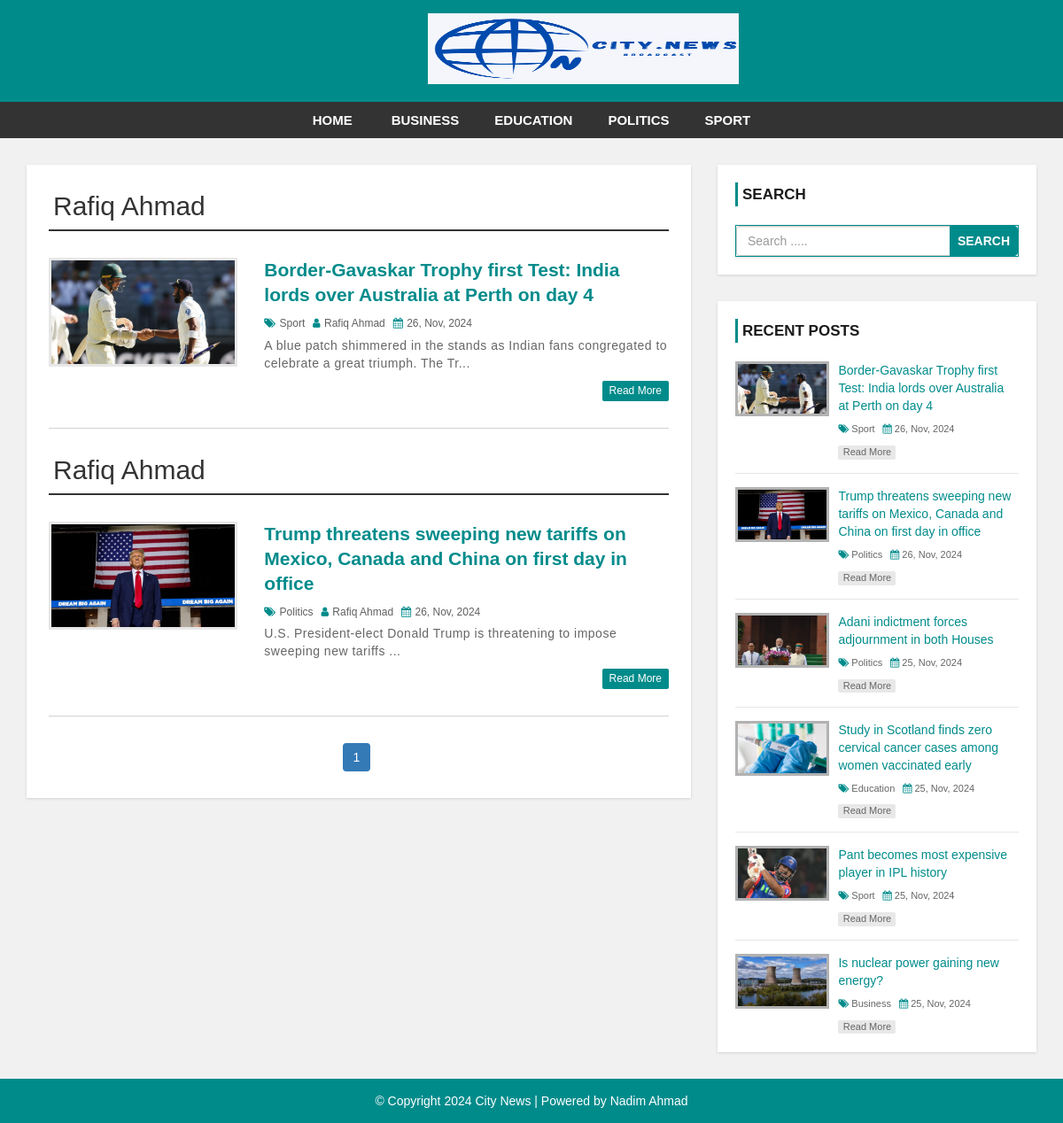
The app's page /author.php?id=27 with its own data.
### tables this page shows
CREATE TABLE `setting` (
  `id` int(11) NOT NULL,
  `website_name` varchar(50) DEFAULT NULL,
  `logo` varchar(255) DEFAULT NULL,
  `footer` varchar(200) DEFAULT NULL
);

CREATE TABLE `category` (
  `category_id` int(11) NOT NULL,
  `category_name` varchar(100) NOT NULL,
  `post` int(11) NOT NULL DEFAULT 0
);

CREATE TABLE `post` (
  `post_id` int(11) NOT NULL,
  `title` varchar(100) NOT NULL,
  `description` varchar(500) NOT NULL,
  `category` varchar(100) NOT NULL,
  `post_date` varchar(50) NOT NULL,
  `author` int(11) NOT NULL,
  `post_img` varchar(100) NOT NULL
);

CREATE TABLE `user` (
  `user_id` int(10) UNSIGNED NOT NULL,
  `first_name` varchar(30) NOT NULL,
  `last_name` varchar(30) NOT NULL,
  `username` varchar(30) DEFAULT NULL,
  `password` varchar(40) DEFAULT NULL,
  `role` int(11) NOT NULL
);

### config.php (called while the page is built, shortened)
<?php
$hostname = "http://localhost/city-news";
?>

### author.php (the view, shortened to what this page needs)
<?php include 'header.php'; ?>
    <div id="main-content">
      <div class="container">
        <div class="row">
            <div class="col-md-8">
                <div class="post-container">
                <?php
                    include "admin/config.php";
                    $limit = 10;
                    if(isset($_GET['page'])) {
                        $page = mysqli_real_escape_string($conn, $_GET['page']);
                        } else {
                            $page = 1;
                        }
                    $offset = ($page-1)*$limit;
                    if(isset($_GET['id'])) {
                        $authId = mysqli_real_escape_string($conn, $_GET['id']);
                    }
                    $sql = "SELECT post.post_id, post.title, post.description, post.author as a_id, post.category as cat_id, post.post_date, post.post_img, category.category_name, user.first_name, user.last_name FROM post
                    LEFT JOIN category ON post.category = category.category_id
                    LEFT JOIN user ON post.author = user.user_id
                    WHERE post.author = {$authId}
                    ORDER BY post_id DESC LIMIT {$offset},{$limit}";
                    $result = mysqli_query($conn, $sql) or die("Query Failed");
                    if(mysqli_num_rows($result) > 0) {
                        while($row = mysqli_fetch_assoc($result)) {
                ?>
                  <h2 class="page-heading"><?=$row['first_name']." ".$row['last_name']?></h2>
                    <div class="post-content">
                        <div class="row">
                            <div class="col-md-4">
                                <a class="post-img" href="single.php?id=<?=$row['post_id']?>"><img src="admin/upload/<?=$row['post_img']?>" alt=""/></a>
                            </div>
                            <div class="col-md-8">
                                <div class="inner-content clearfix">
                                    <h3><a href='single.php?id=<?=$row['post_id']?>'><?=$row['title']?></a></h3>
                                    <div class="post-information">
                                        <span>
                                            <i class="fa fa-tags" aria-hidden="true"></i>
                                            <a href='category.php?id=<?=$row['cat_id']?>'><?=$row['category_name']?></a>
                                        </span>
                                        <span>
                                            <i class="fa fa-user" aria-hidden="true"></i>
                                            <a href='author.php?id=<?=$row['a_id']?>'><?=$row['first_name']." ".$row['last_name']?></a>
                                        </span>
                                        <span>
                                            <i class="fa fa-calendar" aria-hidden="true"></i>
                                            <?=$row['post_date']?>
                                        </span>
                                    </div>
                                    <p class="description">
                                    <?=substr($row['description'], 0, 100)."..."?>
                                    </p>
                                    <a class='read-more pull-right' href='single.php?id=<?=$row['post_id']?>'>read more</a>
                                </div>
                            </div>
                        </div>
                    </div>
                    <?php
                        }
                        } else {
                            echo "<h2>No Record Found</h2>";
                        }
                        $sql1 = $sql1 = "SELECT * FROM post WHERE author={$authId}";
                        $result1 = mysqli_query($conn, $sql1) or die("Query Failed.");
                        if(mysqli_num_rows($result1) > 0) {
                            $total_records = mysqli_num_rows($result1);
                            $total_pages = ceil($total_records / $limit);
                            echo "<ul class='pagination admin-pagination'>";
                            for($i=1; $i<=$total_pages; $i++) {
                                if($page == $i) {
                                    $active = "active";
                                } else {
                                    $active = "";
                                }
                                echo "<li class='{$active}'><a href='author.php?id=".$authId."&page={$i}'>{$i}</a></li>";
                            }
                            echo "</ul>";
                        }
                    ?>
                </div>
            </div>
            <?php include 'sidebar.php'; ?>
        </div>
      </div>
    </div>
 <?php include 'footer.php'; ?>

### header.php (shortened to what this page needs)
<?php
include "admin/config.php";
?>
<!DOCTYPE html>
<html lang="en">
<head>
    <link rel="stylesheet" href="css/bootstrap.min.css" />
    <link rel="stylesheet" href="css/font-awesome.css">
    <link rel="stylesheet" href="css/style.css">
</head>
<body>
<div id="header">
    <div class="container">
        <div class="row">
            <div class=" col-md-offset-4 col-md-4">
                <?php
                $sql = "SELECT * FROM setting";
                $result = mysqli_query($conn, $sql) or die("Query Failed");
                if(mysqli_num_rows($result) > 0) {
                    while($row = mysqli_fetch_assoc($result)) {
                        if(!isset($row['logo']) || empty($row['logo'])) {
                            echo '<a href="index.php" id="logo"><h1>'.$row['website_name'].'</h1></a>';
                        } else {
                            echo '<a href="index.php" id="logo"><img class="logo" src="admin/images/'.$row['logo'].'" height="80"></a>';
                        }
                    }
                }?>
            </div>
        </div>
    </div>
</div>
<div id="menu-bar">
    <div class="container">
        <div class="row">
            <div class="col-md-12">
                <?php
                    include "config.php";
                    if(isset($_GET['id'])) {
                        $catId = $_GET['id'];
                    } else {
                        $catId = 0;
                    }
                    $sql = "SELECT * FROM category WHERE post > 0";
                    $result = mysqli_query($conn, $sql) or die("Query Failed. : Category");
                    if(mysqli_num_rows($result) > 0) {
                ?>
                    <ul class='menu'>
                        <li><a href="<?=$hostname?>">Home</a></li>
                        <?php while($row = mysqli_fetch_assoc($result)) {
                            if($row['category_id'] == $catId) {
                                $active = "active";
                            } else {
                                $active = "";
                            }
                            echo "<li><a class='{$active}' href='category.php?id={$row['category_id']}'>{$row['category_name']}</a></li>";
                        }?>
                    </ul>
                <?php }?>
            </div>
        </div>
    </div>
</div>

### sidebar.php
<div id="sidebar" class="col-md-4">
    <div class="search-box-container">
        <h4>Search</h4>
        <form class="search-post" action="search.php" method ="GET">
            <div class="input-group">
                <input type="text" name="search" class="form-control" placeholder="Search .....">
                <span class="input-group-btn">
                    <button type="submit" class="btn btn-danger">Search</button>
                </span>
            </div>
        </form>
    </div>
    <div class="recent-post-container">
        <h4>Recent Posts</h4>
        <?php
            include "admin/config.php";
            $limit = 10;
            $sql = "SELECT post.post_id, post.title, post.category as cat_id, post.post_date, post.post_img, category.category_name FROM post
            LEFT JOIN category ON post.category = category.category_id
            ORDER BY post_id DESC LIMIT {$limit}";
            $result = mysqli_query($conn, $sql) or die("Query Failed: Recent Post");
            if(mysqli_num_rows($result) > 0) {
                while($row = mysqli_fetch_assoc($result)) {
        ?>
        <div class="recent-post">
            <a class="post-img" href="single.php?id=<?=$row['post_id']?>">
                <img src="admin/upload/<?=$row['post_img']?>" alt=""/>
            </a>
            <div class="post-content">
                <h5><a href="single.php?id=<?=$row['post_id']?>"><?=$row['title']?></a></h5>
                <span>
                    <i class="fa fa-tags" aria-hidden="true"></i>
                    <a href='category.php?id=<?=$row['cat_id']?>'><?=$row['category_name']?></a>
                </span>
                <span>
                    <i class="fa fa-calendar" aria-hidden="true"></i>
                    <?=$row['post_date']?>
                </span>
                <a class="read-more" href="single.php?id=<?=$row['post_id']?>">read more</a>
            </div>
        </div>
        <?php
        } }
        ?>
    </div>
</div>

### footer.php
<div id ="footer">
    <div class="container">
        <div class="row">
            <div class="col-md-12">
                <?php
                include "admin/config.php";
                $sql = "SELECT * FROM setting";
                $result = mysqli_query($conn, $sql) or die("Query Failed");
                if(mysqli_num_rows($result) > 0) {
                    while($row = mysqli_fetch_assoc($result)) {
                        echo '<span>'.$row['footer'].'</span>';
                    }
                }?>
            </div>
        </div>
    </div>
</div>
</body>
</html>

### css/style.css (style rules this page uses)
body { background: #f1f1f1; font-family: sans-serif,arial,Helvetica; }
a, a:hover, a:focus { text-decoration: none; outline: none; }
ul { margin:0; padding:0; list-style:none; }
h2.page-heading { margin: 5px 0 30px; padding: 0 5px 10px; border-bottom: 2px solid #333; }
img.logo { width: 130%; height: 80px; display: block; }
form { border: 1px solid darkcyan; box-shadow: 0px -2px 20px darkcyan; }
form { background: #fff; padding: 25px; box-shadow:0 1px 3px rgba(0, 0, 0, 0.13); }
#header { background: darkcyan; text-align: center; padding: 15px; }
#logo { display: inline-block; width: 65%; }
#logo img { width: 150%; }
#menu-bar { background: #333; text-align: center; }
#menu-bar .menu > li { display: inline-block; }
.menu > li > a { padding: 10px 20px; display: block; text-transform: uppercase; color: #fff; font-size: 15px; font-weight:600; transition:all 0.5s ease 0s; }
#main-content { padding: 30px 0; min-height: 750px; }
#main-content .post-container { background-color: #fff; padding: 25px; box-shadow: 0 1px 3px rgba(0, 0, 0, 0.13); }
#main-content .post-content { border-bottom: 1px solid #d1d1d1; padding: 0 0 30px; margin-bottom:30px; }
#main-content .post-content img { width: 100%; }
#main-content .post-content .post-img { border: 3px solid #e7e7e7; display: block; overflow: hidden; transition: border .3s; }
#main-content .post-content h3 { font-size: 21px; line-height: 28px; font-weight: 600; margin: 0 0 7px; }
#main-content .post-content h3 a { color: darkcyan; transition:all 0.3s; }
#main-content .post-content .post-information span { color: #606060; font-size: 12px; text-transform: capitalize; margin: 0 5px 5px 0; display: inline-block; }
#main-content .post-content .post-information i { color: darkcyan; margin-right: 1px; }
#main-content .post-content .post-information a { color: #606060; text-decoration: none; }
#main-content .post-content p, #main-content .single-post p { color: #666; font-size: 14px; letter-spacing: 0.5px; margin:0 0 10px; }
#main-content .post-content a.read-more { color: #fff; background-color: darkcyan; font-size: 12px; text-transform: capitalize; padding: 3px 8px; border-radius: 2px; transition: all 0.3s; }
.pagination { display: block; text-align: center; margin: 0; }
.pagination li { display:inline-block; margin: 0 5px 0 0; }
.pagination li a { border: none; background: darkcyan; color: #fff; }
i.fa { color:#222; }
#sidebar h4 { color: #1A1A1A; font-size: 17px; line-height: 27px; font-weight:600; text-transform: uppercase; padding: 0 0 0 5px; margin: 0 0 21px; border-left: 3px solid darkcyan; }
#sidebar .search-box-container { background-color: #fff; padding: 20px; margin: 0 0 30px; box-shadow: 0 1px 3px rgba(0, 0, 0, 0.13); }
#sidebar .search-post { padding: 0; }
#sidebar .search-post input { color: #606060; }
#sidebar .search-post .btn { font-weight: 600; text-transform: uppercase; padding: 6px 8px; background-color: darkcyan; border-color: darkcyan; outline: none; }
#sidebar .recent-post-container { padding: 20px; background: #fff; box-shadow: 0 1px 3px rgba(0, 0, 0, 0.13); }
#sidebar .recent-post { border-bottom: 1px solid #e7e7e7; padding: 0 0 15px; margin: 0 0 15px; }
#sidebar .recent-post:last-child { margin: 0; padding: 0; border: none; }
#sidebar .recent-post .post-img { display: inline-block; width: 33%; border: 3px solid rgba(0,0,0,0.3); vertical-align: top; transition: border .3s; }
#sidebar .recent-post .post-img img { width: 100%; }
#sidebar .recent-post .post-content { width: 65%; display: inline-block; border: none; padding: 0 0 0 7px; margin: 0; }
#sidebar .recent-post h5 { font-size: 14px; line-height: 20px; margin: 0 0 5px; }
#sidebar .recent-post h5 a { color: darkcyan; }
#sidebar .recent-post span { color: #666; font-size: 11px; display: inline-block; margin: 0 5px 10px 0; }
#sidebar .recent-post span a { color: #666; }
#sidebar .recent-post span i { color: darkcyan; }
#sidebar .recent-post a.read-more { color: #666; background-color: rgba(0,0,0,0.09); width: 65px; font-size: 11px; text-align: center; padding: 0; display: block; transition: all 0.3s; }
#footer { color: #fff; padding:15px 0; text-align:center; background-color:darkcyan; }

### records on screen
setting: logo (picture), footer "© Copyright 2024 City News | Powered by Nadim Ahmad"
category: category_name "BUSINESS"
category: category_name "EDUCATION"
category: category_name "POLITICS"
category: category_name "SPORT"
post: user.first_name "Rafiq", user.last_name "Ahmad", post_img (picture), title "Border-Gavaskar Trophy first Test: India lords over Australia at Perth on day 4", category.category_name "Sport", post_date "26, Nov, 2024", description "A blue patch shimmered in the stands as Indian fans congregated to celebrate a great triumph. The Tr"
post: user.first_name "Rafiq", user.last_name "Ahmad", post_img (picture), title "Trump threatens sweeping new tariffs on Mexico, Canada and China on first day in office", category.category_name "Politics", post_date "26, Nov, 2024", description "U.S. President-elect Donald Trump is threatening to impose sweeping new tariffs"
post: post_img (picture), title "Adani indictment forces adjournment in both Houses", category.category_name "Politics", post_date "25, Nov, 2024"
post: post_img (picture), title "Study in Scotland finds zero cervical cancer cases among women vaccinated early", category.category_name "Education", post_date "25, Nov, 2024"
post: post_img (picture), title "Pant becomes most expensive player in IPL history", category.category_name "Sport", post_date "25, Nov, 2024"
post: post_img (picture), title "Is nuclear power gaining new energy?", category.category_name "Business", post_date "25, Nov, 2024"
